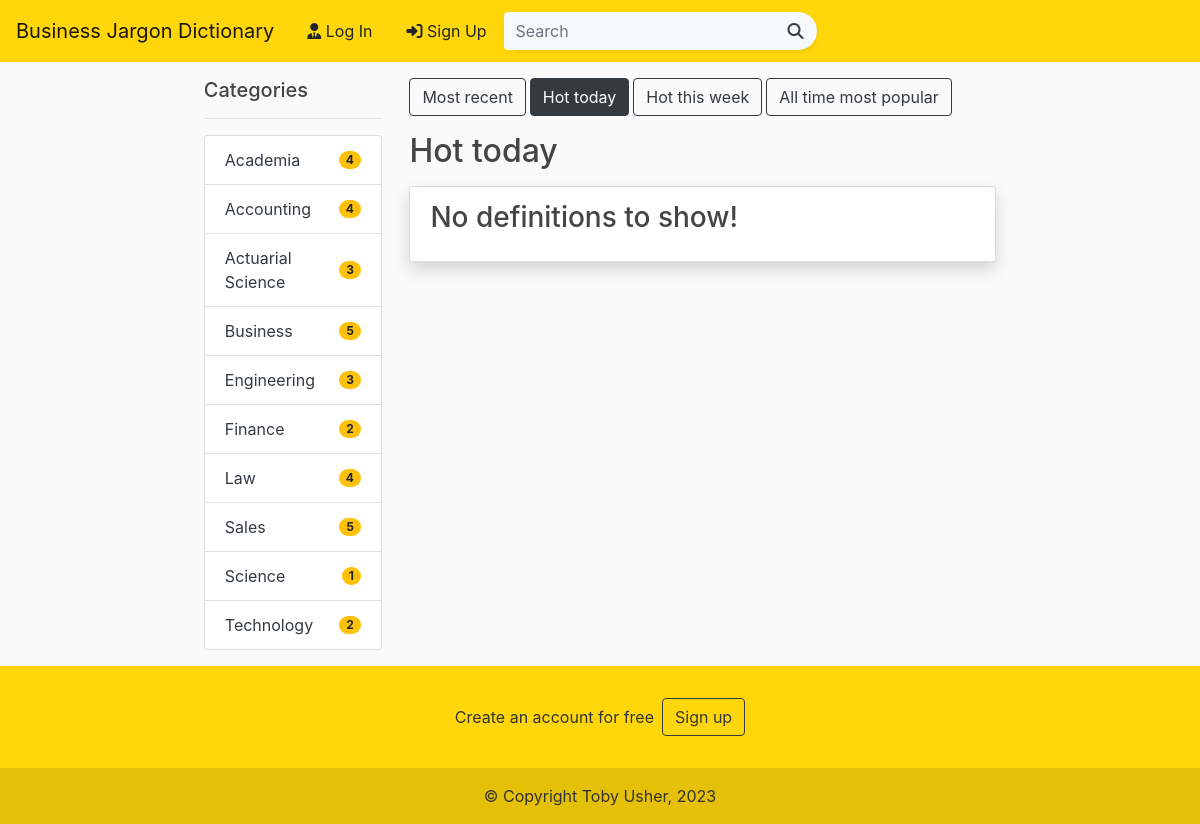
/home/popular-day, run on an earlier commit of the app's database.
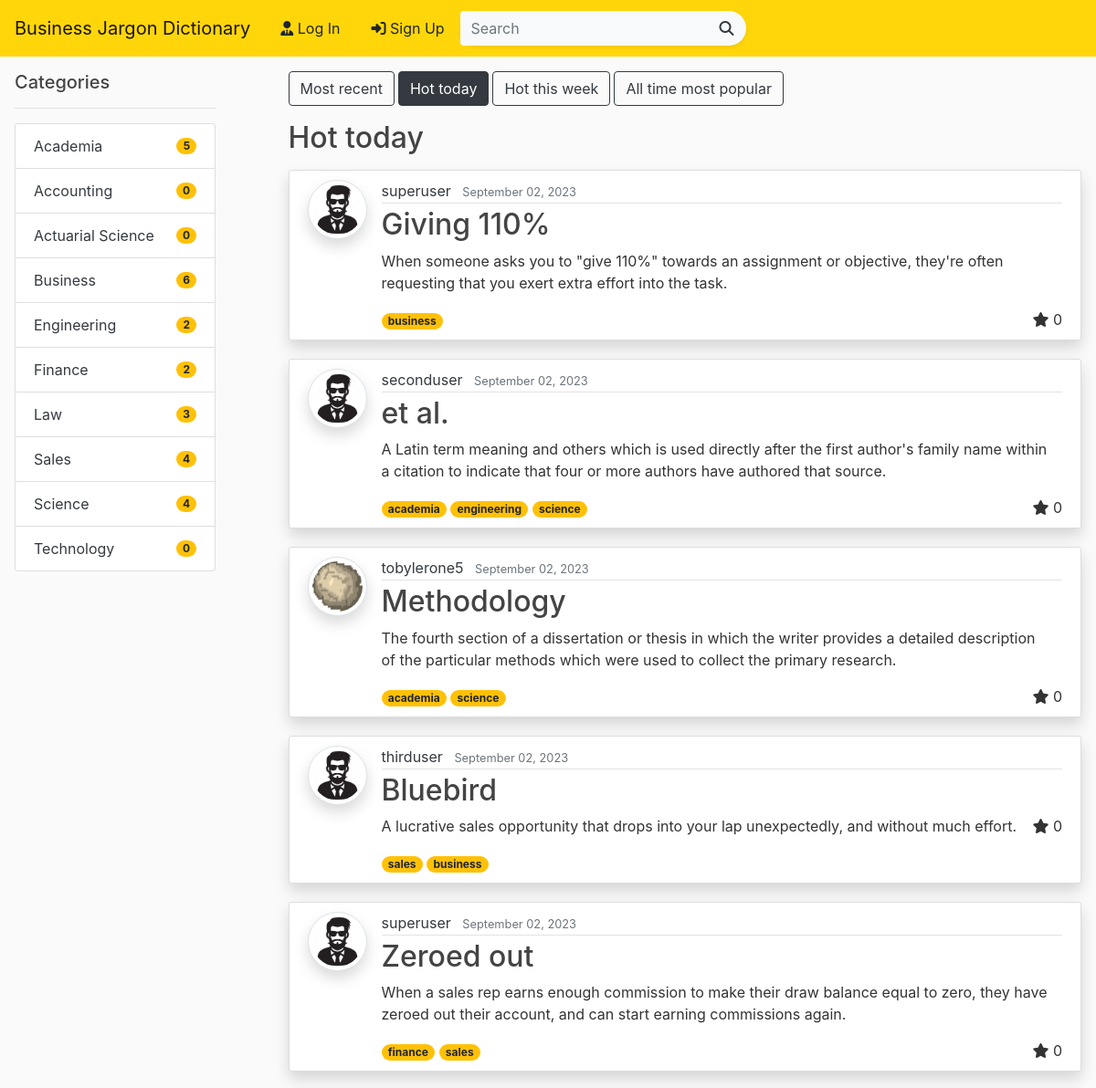
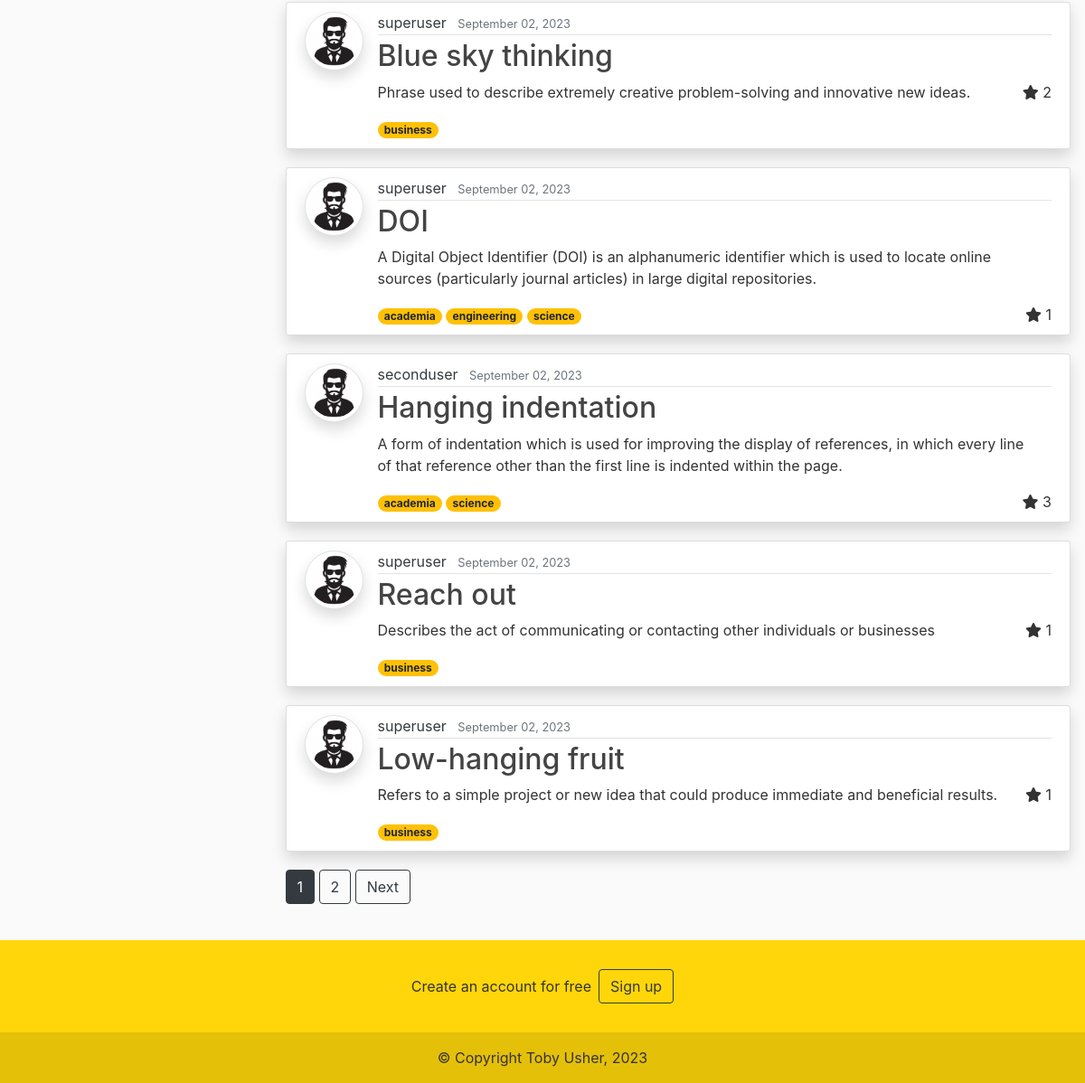
And on a later commit of the database (2 pictures, top to bottom).
### blog/models.py (models this page shows, shortened)
class Category(models.Model):
	name = models.CharField(max_length=100)

class Definition(models.Model):
	phrase = models.CharField(max_length=100)
	description = models.TextField()
	date_posted = models.DateTimeField(default=timezone.now)
	author = models.ForeignKey(User, on_delete=models.CASCADE)
	likes = models.ManyToManyField(User, related_name='definitions')
	categories = models.ManyToManyField(Category, related_name='definitions')
	def total_likes(self):
		return self.likes.count()
	"""
	def clean(self):

		if self.categories.count() > 5:

			# Validation errors passed back to the form and displayed automatically for children
			# of CreateView and UpdateView
			raise ValidationError(
				"A definition can belong to at most five categories"
				)
	"""

### users/models.py (models this page shows, shortened)
class Profile(models.Model):
    user = models.OneToOneField(User, on_delete=models.CASCADE)
    image = models.ImageField(default='default.png', upload_to='profile_pics')

### blog/views.py (the view)
# urls.py: path('', DefinitionListView.as_view(), name='blog-home-default'),
class DefinitionListView(ListView):
    model = Definition
    template_name = 'blog/home.html'  # <app>/<model>_<viewtype>.html
    context_object_name = 'definitions'
    paginate_by = constants.DEFINITIONS_PER_PAGE
    def get_queryset(self) -> QuerySet[Any]:
        ordering = self.kwargs.get('ordering', 'most-recent')
        now = datetime.now()
        ordering_map = {
            'most-recent': Definition.objects.order_by('-date_posted'),
            'popular-day': Definition.objects.filter(Q(date_posted__gte=(now - timedelta(days=1)))).order_by('likes'),
            'popular-week': Definition.objects.filter(Q(date_posted__gte=(now - timedelta(weeks=1)))).order_by('likes'),
            'popular-all-time': Definition.objects.order_by('likes'),
        }
        return ordering_map.get(ordering, Definition.objects.order_by('-date_posted'))
    def get_context_data(self, **kwargs):
        context = super().get_context_data(**kwargs)
        context['categories'] = Category.objects.all().order_by('name')
        ordering = self.kwargs.get('ordering')
        ordering = (
            ordering
            if ordering in ['most-recent', 'popular-day', 'popular-week', 'popular-all-time']
            else 'most-recent'
            )
        context['ordering'] = ordering
        list_title_map = {
            'most-recent' : 'Most recent',
            'popular-day': 'Hot today',
            'popular-week': 'Hot this week',
            'popular-all-time': 'All time most popular'
        }
        context['list_title'] = list_title_map[ordering]
        return context

### blog/templatetags/blog_filters.py (called while the page is built)
@register.filter
def ordering_button_style(ordering, current_ordering):
    if ordering == current_ordering:
        return 'btn btn-dark'
    else:
        return 'btn btn-outline-dark'

@register.filter
def count_definitions_in_category(category):
    return category.definitions.count()

### blog/templates/blog/home.html (shortened to what this page needs)
{% extends "blog/base.html" %}
{% load blog_filters %}
{% block content %}
<div class="row">
  <div class="col-3 d-none d-md-flex">
    {% include 'blog/sidebar_left.html' %}
  </div>
  <div class="col">
    <div class="select-category d-none d-md-flex">
      <a href="{% url 'blog-home-ordered' 'most-recent' %}" class="{{ 'most-recent'|ordering_button_style:ordering }} mr-1">Most recent</a>
      <a href="{% url 'blog-home-ordered' 'popular-day' %}" class="{{ 'popular-day'|ordering_button_style:ordering }} mr-1">Hot today</a>
      <a href="{% url 'blog-home-ordered' 'popular-week' %}" class="{{ 'popular-week'|ordering_button_style:ordering }} mr-1">Hot this week</a>
      <a href="{% url 'blog-home-ordered' 'popular-all-time' %}" class="{{ 'popular-all-time'|ordering_button_style:ordering }}">All time most popular</a>
    </div>
    <h2 class="mt-3">{{ list_title }}</h2>
    {% include 'blog/definition_list.html' %}
  </div>
</div>
{% endblock content %}

### blog/templates/blog/base.html (shortened to what this page needs)
{% load static %}
<!doctype html>
<html lang="en">
   <head>
      <link rel="stylesheet" href="https://stackpath.bootstrapcdn.com/bootstrap/4.3.1/css/bootstrap.min.css">
      <link rel="stylesheet" href="https://use.fontawesome.com/releases/v6.4.0/css/all.css" >
      <link rel="stylesheet" href="{% static 'blog/main.css' %}">
   </head>
   <body>
      <main>
      <nav class="navbar navbar-expand-lg navbar-light">
         <a class="navbar-brand" href="{% url 'blog-home-default' %}">
            Business Jargon Dictionary
         </a>
         <div class="collapse navbar-collapse" id="navbarSupportedContent">
            {% if user.is_authenticated %}
            <a href="{% url 'user-definitions' user %}" class="btn text-black m-1"><i class="fas fa-book"></i> My Definitions</a>
            <a href="{% url 'definition-create' %} " class="btn text-black m-1"><i class="fas fa-pen"></i> New Definition</a>
            <a href="{% url 'profile' %} " class="btn text-black m-1"><i class="fas fa-user"></i> {{ user.username }}</a>
            <a title="Log out" href="{% url 'logout' %} " class="btn text-black m-1"><i class="fas fa-sign-out-alt"></i></a>
            {% else %}
            <a href="{% url 'login' %} " class="btn text-black m-1"><i class="fas fa-user-tie"></i> Log In</a>
            <a href="{% url 'register' %} " class="btn text-black m-1"> <i class="fas fa-sign-in-alt"></i> Sign Up</a>
            {% endif %}
            <form id="searchform" action="{% url 'search' %}" method="get">
               <div class="p-0 bg-light rounded rounded-pill shadow-sm">
                  <div class="input-group">
                     <input type="search" name="q" type="text" value="{{ request.GET.q }}" placeholder="Search" class="form-control border-0 bg-light" />
                     <div class="input-group-append">
                        <button type="submit" onclick="searchform.submit()" class="btn btn-link text-dark"><i class="fa fa-search"></i></button>
                     </div>
                  </div>
               </div>
            </form>
         </div>
      </nav>
      <div class="content m-3 row d-flex justify-content-center">
         {% block content %}
         {% endblock  %}
      </div>
      </main>
      <section class="">
        <footer class="text-center text-black">
          <div class="container p-3">
            <section class="mt-3">
              <p class="d-flex justify-content-center align-items-center">
                {% if user.is_authenticated %}
                <span class="mr-2">Go to your <a href="{% url 'profile' %}">account page</a></span>
                {% else %}
                <span class="mr-2">Create an account for free</span>
                <a href="{% url 'register' %}" class="btn btn-outline-dark btn-rounded">
                  Sign up
                </a>
                {% endif %}
              </p>
            </section>
          </div>
          <div class="text-center p-3" style="background-color: rgba(0, 0, 0, 0.1);">
            © Copyright Toby Usher, 2023
          </div>
        </footer>
      </section>
   </body>
</html>

### blog/templates/blog/sidebar_left.html
{% load blog_filters %}
<div id="sidebar-wrapper">
    <h5>Categories</h5>
    <hr>
    <ul class="list-group sidebar-nav">
        {% for category in categories %}
        <li class="list-group-item d-flex justify-content-between align-items-center text-black">
        <a href="{% url 'category' category.name %}" class="text-dark">{{category.name|title}}</a>
        <span class="badge badge-warning badge-pill ml-4">{{ category|count_definitions_in_category }}</span>
        </li>
        {% endfor %}
    </ul>
</div>

### blog/templates/blog/definition_list.html (shortened to what this page needs)
{% for definition in definitions %}
  <article class="media content-section shadow mt-3">
    <a href="{{ definition.author.profile.image.url }} " target="_blank"> <img src="{{ definition.author.profile.image.url }}  " alt="" class="article-img rounded-circle img-thumbnail img-fluid shadow"></a>
    <div class="media-body">
      <div class="article-metadata">
        <a class="mr-2 text-dark" href="{% url 'user-definitions' definition.author.username %}">{{ definition.author }}</a>
        <small class="text-muted">{{ definition.date_posted|date:"F d, Y" }}</small>
      </div>
      <h2><a class="article-title" href="{% url 'definition-detail' definition.id %}">{{ definition.phrase }}</a></h2>
      <p class="article-content mr-3">{{ definition.description }}</p>
      {% if user.is_authenticated %}
        {% if definition.author != user %}
        <form class="like-form float-right" action="{% url 'definition-like' definition.pk %}" method="POST">
          {% csrf_token %}
          <input type="hidden" name="definition_id" value="{{ definition.id }}">
          {% if user in definition.likes.all %}
          <button type="submit" class="btn btn-warning btn-d">
            <i class="fas fa-star"></i>
              <span class="like-count">{{ definition.total_likes }}</span>
          </button>
          {% else %}
          <button type="submit" class="btn btn-outline-dark btn-d">
          <i class="fas fa-star"></i>
            <span class="like-count">{{ definition.total_likes }}</span>
          </button>
          {% endif %}
        </form>
        {% endif %}
      {% else %}
      <span class="float-right">
        <i class="fas fa-star"></i>
          <span class="like-count">{{ definition.total_likes }}</span>
      </span>
      {% endif %}
      <div>
        {% for category in definition.categories.all %}
          <a href="{% url 'category' category.name %}" class="badge badge-warning badge-pill">{{ category.name }}</a>
        {% endfor %}
      </div>
    </div>
  </article>
{% empty %}
  <article class="media content-section shadow mt-3">
    <h3 class="mb-3 mt-1">No definitions to show!</h3>
  </article>
{% endfor %}
{% if is_paginated %}
{% for num in page_obj.paginator.page_range %}
  {% if page_obj.number == num %}
    <a class="btn btn-dark mb-4" href="?page={{ num }}">{{ num }}</a>
  {% elif num > page_obj.number|add:'-2' and num < page_obj.number|add:'2' %}
    <a class="btn btn-outline-dark mb-4" href="?page={{ num }}">{{ num }}</a>
  {% endif %}
{% endfor %}
{% if page_obj.has_next %}
  <a class="btn btn-outline-dark mb-4" href="?page={{ page_obj.next_page_number }}">Next</a>
{% endif %}
{% endif %}

### blog/static/blog/main.css (style rules this page uses)
body { background: #fafafa; color: #333333; margin-top: 0; position: relative; min-height: 100vh; display: flex; flex-direction: column; }
h1, h2, h3, h4, h5, h6 { color: #444444; }
ul { margin: 0; }
nav { background-color:#ffd60a; }
footer { background-color: #ffd60a; margin-top: auto !important; }
.content-section { background: #ffffff; padding: 10px 20px; border: 1px solid #dddddd; border-radius: 3px; margin-bottom: 20px; }
.article-title { color: #444444; }
.article-content { white-space: pre-line; }
.article-img { height: 65px; width: 65px; margin-right: 16px; }
.article-metadata { padding-bottom: 1px; margin-bottom: 4px; border-bottom: 1px solid #e3e3e3 }
.article-content { display: inline-block; }

What changed in the data, as far as the page shows it:
computed for Category "Academia": id "4" → "5"
computed for Category "Accounting": id "4" → "0"
computed for Category "Actuarial Science": id "3" → "0"
computed for Category "Business": id "5" → "6"
computed for Category "Engineering": id "3" → "2"
computed for Category "Law": id "4" → "3"
computed for Category "Sales": id "5" → "4"
computed for Category "Science": id "1" → "4"
computed for Category "Technology": id "2" → "0"
added Definition: author.profile.image (placeholder picture), author "superuser", date_posted "September 02, 2023", phrase "Giving 110%", description "When someone asks you to \"give 110%\" towards an assignment or objective, they're often requesting that you exert extra effort into the task.", total_likes "0", Category (name "business")
added Definition: author.profile.image (placeholder picture), author "seconduser", date_posted "September 02, 2023", phrase "et al.", description "A Latin term meaning and others which is used directly after the first author's family name within a citation to indicate that four or more authors have authored that source.", total_likes "0", Category (name "academia"), Category (name "engineering"), Category (name "science")
added Definition: author.profile.image (picture), author "tobylerone5", date_posted "September 02, 2023", phrase "Methodology", description "The fourth section of a dissertation or thesis in which the writer provides a detailed description of the particular methods which were used to collect the primary research.", total_likes "0", Category (name "academia"), Category (name "science")
added Definition: author.profile.image (placeholder picture), author "thirduser", date_posted "September 02, 2023", phrase "Bluebird", description "A lucrative sales opportunity that drops into your lap unexpectedly, and without much effort.", total_likes "0", Category (name "sales"), Category (name "business")
added Definition: author.profile.image (placeholder picture), author "superuser", date_posted "September 02, 2023", phrase "Zeroed out", description "When a sales rep earns enough commission to make their draw balance equal to zero, they have zeroed out their account, and can start earning commissions again.", total_likes "0", Category (name "finance"), Category (name "sales")
added Definition: author.profile.image (placeholder picture), author "superuser", date_posted "September 02, 2023", phrase "Blue sky thinking", description "Phrase used to describe extremely creative problem-solving and innovative new ideas.", total_likes "2", Category (name "business")
added Definition: author.profile.image (placeholder picture), author "superuser", date_posted "September 02, 2023", phrase "DOI", description "A Digital Object Identifier (DOI) is an alphanumeric identifier which is used to locate online sources (particularly journal articles) in large digital repositories.", total_likes "1", Category (name "academia"), Category (name "engineering"), Category (name "science")
added Definition: author.profile.image (placeholder picture), author "seconduser", date_posted "September 02, 2023", phrase "Hanging indentation", description "A form of indentation which is used for improving the display of references, in which every line of that reference other than the first line is indented within the page.", total_likes "3", Category (name "academia"), Category (name "science")
added Definition: author.profile.image (placeholder picture), author "superuser", date_posted "September 02, 2023", phrase "Reach out", description "Describes the act of communicating or contacting other individuals or businesses", total_likes "1", Category (name "business")
added Definition: author.profile.image (placeholder picture), author "superuser", date_posted "September 02, 2023", phrase "Low-hanging fruit", description "Refers to a simple project or new idea that could produce immediate and beneficial results.", total_likes "1", Category (name "business")
Also different on the page:
new list line: "1"
new list line: "2"
text no longer shown: "No definitions to show!"
text now shown: "Next"
